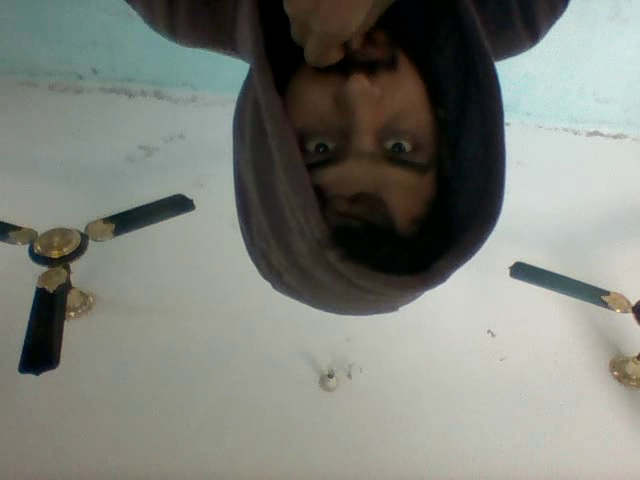
#> input picture frame 16 of Week 2 files/Media/M1/mysavedmovie.mp4, 640 x 480 px, given in place of vtest.avi, which was not available; the run also reads 1 picture not shown here
$ jupyter execute Week2PraticeWorkingWithVideos.ipynb   (text cells are left out)
#> lines starting #> are read from the running program, lines starting #| are printed output that depends on the picture; pictures that were not available may be replaced by others from this repository, and a replacement may not be noted
[cell 1]
import cv2
import numpy as np
import matplotlib.pyplot as plt

[cell 2]
#Initilize Video capture Object and points towards a video file
cap = cv2.VideoCapture('media/M1/vtest.avi')

# If your capture was not properly initialized , then open it.
if not cap.isOpened():
    cap.open('media/M1/vtest.avi')

# Lets print the status of your Capture.
print('Status:',cap.isOpened())

# Initilize a loop in which we will read video frame by frame
while(True):

    # read frame by frame
    ret, frame = cap.read()
#> frame is the input picture: shape (480, 640, 3); mean B, G, R 120.7, 127.8, 125

    # if a frame is not read correctly or there are no more frames to be read then exit the loop
    if not ret:
        break

    # lets just convert this video in grayscale so we can say we are doing real time image processing XD.
    gray = cv2.cvtColor(frame, cv2.COLOR_BGR2GRAY)
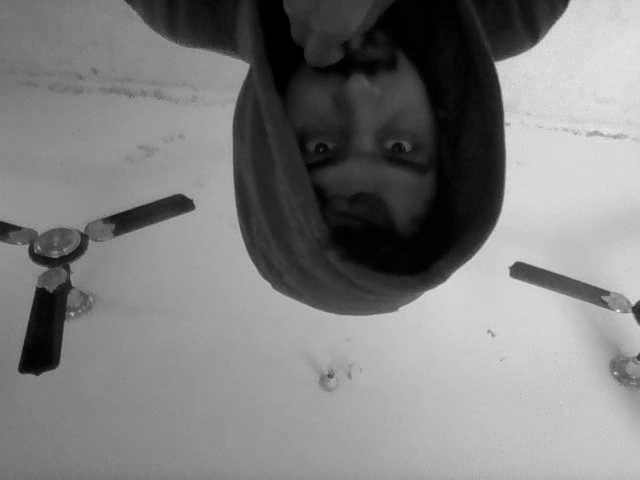
#> gray: shape (480, 640); min 0, max 234, mean 126.2

    # Show the frame we just read
    cv2.imshow('frame',gray)

    # Wait for the specified milliseconds, before showing showing the next frame, if the user presses `q` we can exit loop.
    if cv2.waitKey(1) & 0xFF ==  ord('q'):
#> (key q is pressed here)
        break

# Release the videocapture object
cap.release()
# Destroy the windows you created
cv2.destroyAllWindows()

[cell 3]
events = [i for i in dir(cv2) if 'EVENT' in i]
print (events)

[cell 4]
cv2.namedWindow('my')
cv2.waitKey(0)
cv2.destroyAllWindows()

[cell 5]
img = cv2.imread('media/M1/party.jpg',1)
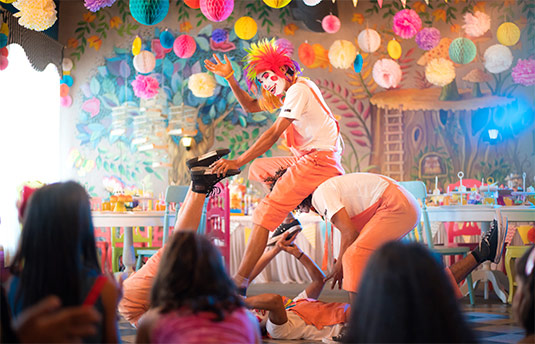
#> input picture Week 2 files/Media/M1/party.jpg, 535 x 344 px, found by its file name
#> img is the input picture: shape (344, 535, 3); mean B, G, R 117, 123.4, 150.8
cv2.namedWindow('image')
def drawCircle(events,x,y,flag,userdata):
    if events == cv2.EVENT_MOUSEHWHEEL:
        cv2.circle(img,(x,y),10,(0,0,1),-1)
cv2.setMouseCallback('image',drawCircle)
while True:
    cv2.imshow('image',img)
    if cv2.waitKey(20) & 0xFF == 27:
#> (key q is pressed here)
        break
cv2.destroyAllWindows()

[cell 6]
# Instead of drawing on that clown image we are gonna make a black image and draw on that
img = np.zeros((512,512,3), np.uint8)

# Create a named  window
cv2.namedWindow('image')

# Create the function for the trackbar since its mandatory but we wont be using it so pass.
def nothing(x):
    pass


# create trackbars Named Radius with the range o f 150 and starting position of 5.
cv2.createTrackbar('Radius','image',5,150,nothing)

# Mouse callback function
def draw_circle(event,x,y,flags,param):
    if event == cv2.EVENT_LBUTTONDBLCLK:
        cv2.circle(img,(x,y),radius,(255,0,0),-1)


# Attach mouse call back to a window and a method
cv2.setMouseCallback('image',draw_circle)

while True:

    cv2.imshow('image',img)

    # get the updated values from the trackbar
    radius = cv2.getTrackbarPos('Radius','image')

    if cv2.waitKey(20) & 0xFF == 27:
#> (key q is pressed here)
        break

cv2.destroyAllWindows()

[cell 7]
img1 = cv2.imread('media/M1/party.jpg',1)
cv2.namedWindow('window')
def nothing(x):
    pass
cv2.createTrackbar('Size of x','window',0,100,nothing)
cv2.createTrackbar('Size of y','window',0,100,nothing)
def onClick(event,x,y,flags,param):
    if events==cv2.EVENT_LBUTTONDBLCLK:
        cv2.circle(img,(x,y),x1,(255,0,0),-1)
        #cv2.rectangle(img1,(x1,200),(400,y1),(0,0,1),5)

cv2.setMouseCallback('window',onClick)
while True:
    cv2.imshow('window',img1)
    x1=cv2.getTrackbarPos('Size of x','window')
    y1=cv2.getTrackbarPos('Size of y','window')
    if cv2.waitKey(20) & 0xFF == 27:
#> (key q is pressed here)
        break

cv2.destroyAllWindows()

[cell 8]
img = cv2.imread('media/M2/party.jpg',1)
imgc = img.copy()

px = imgc[55,55]
#> px = [88, 89, 103]

plt.subplot(111);plt.imshow(img,cmap='gray');plt.title("Green Channel");

#now we can print that pixel to see its values
print(px)
#| [ 88  89 103]

plt.subplot(111);plt.imshow(img,cmap='gray');plt.title("Green Channel");
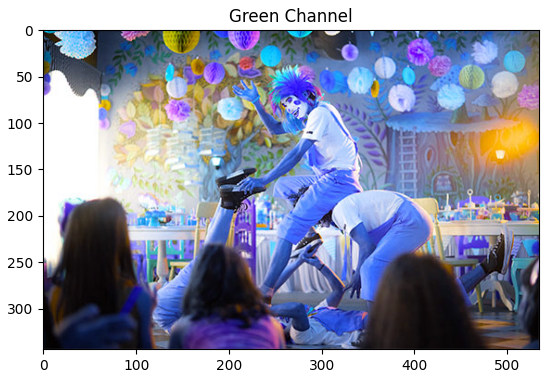
#> figure drawn by matplotlib, 1 panel; B, G, R data is drawn as R, G, B

$ run again, starting later in the video
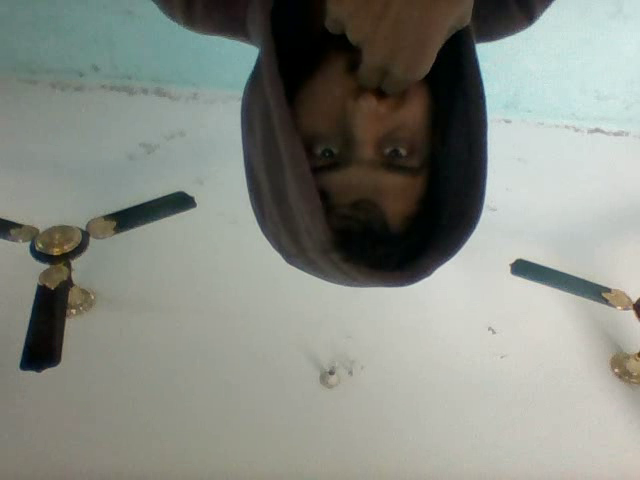
#> input picture frame 75 of Week 2 files/Media/M1/mysavedmovie.mp4, 640 x 480 px, given in place of vtest.avi, which was not available
#> frame is the input picture: shape (480, 640, 3); mean B, G, R 130.4, 138.1, 134.3
#> `gray = cv2.cvtColor(frame, cv2.COLOR_BGR2GRAY)`:
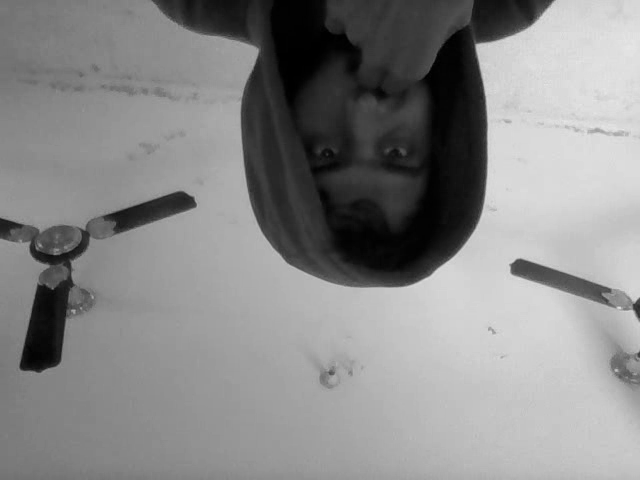
#> gray: shape (480, 640); min 0, max 234, mean 136
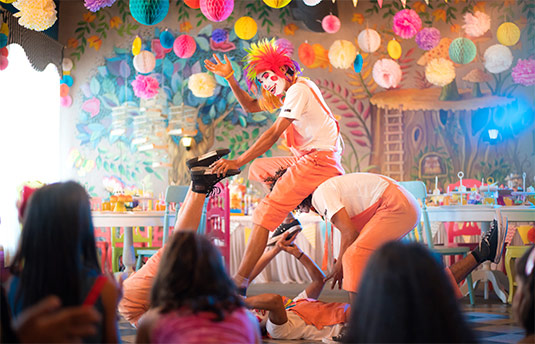
#> input picture Week 2 files/Media/M1/party.jpg, 535 x 344 px, found by its file name
#> img is the input picture: shape (344, 535, 3); mean B, G, R 117, 123.4, 150.8
#> px = [88, 89, 103]
#| [ 88  89 103]

$ run again, starting later in the video
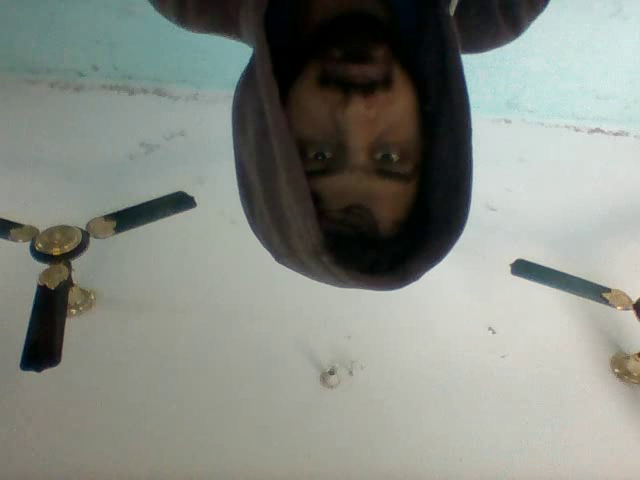
#> input picture frame 133 of Week 2 files/Media/M1/mysavedmovie.mp4, 640 x 480 px, given in place of vtest.avi, which was not available
#> frame is the input picture: shape (480, 640, 3); mean B, G, R 130.4, 137.7, 133.5
#> `gray = cv2.cvtColor(frame, cv2.COLOR_BGR2GRAY)`:
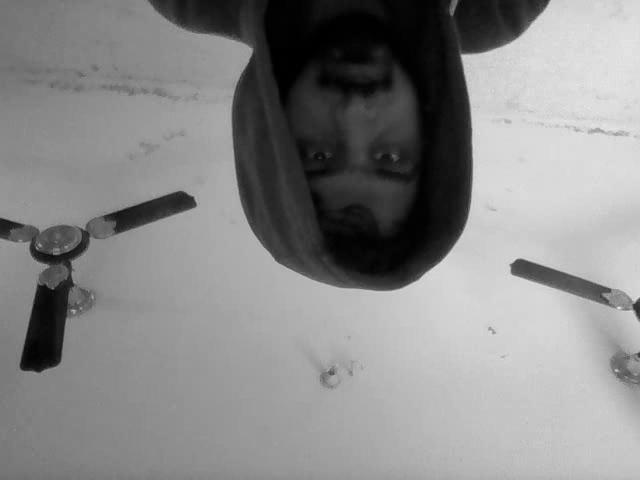
#> gray: shape (480, 640); min 0, max 234, mean 135.6
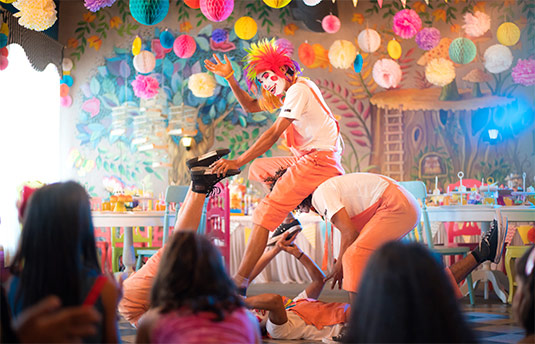
#> input picture Week 2 files/Media/M1/party.jpg, 535 x 344 px, found by its file name
#> img is the input picture: shape (344, 535, 3); mean B, G, R 117, 123.4, 150.8
#> px = [88, 89, 103]
#| [ 88  89 103]
